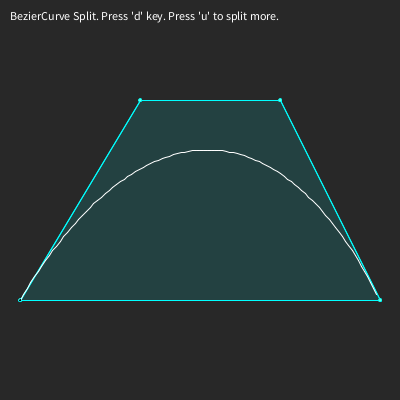
Frame 1 (no input)
Frame 60 (the mouse pressed at the canvas centre just before this capture): identical to frame 1, image omitted
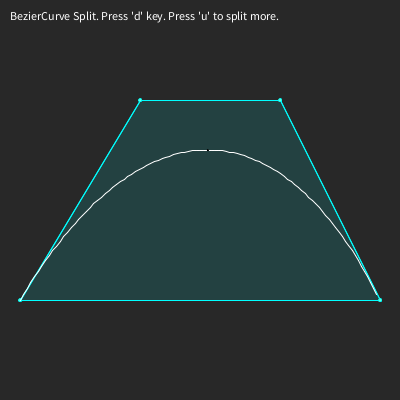
Frame 120 (the mouse held since frame 60 and released just before this capture)

The Processing sketch that drew these frames (run headless with seeded random() and noise(); from frame 60 on, the mouse is pressed at the canvas centre):

// Processing sketch: SplitCurve
// ── SplitCurve.pde
// 2段階で分割できるようにしました

class BezierCurve {

  PVector P0, P1, P2, P3;
  PVector[] R;
  int tn;

  BezierCurve() {
    P0 = new PVector(); P0.x =  20; P0.y = 300;
    P1 = new PVector(); P1.x = 140; P1.y = 100;
    P2 = new PVector(); P2.x = 280; P2.y = 100;
    P3 = new PVector(); P3.x = 380; P3.y = 300;

    tn = 100;
    R = new PVector[tn];
  }

  void draw(color c) {

    int   i, tt;
    float t = 0.0;
    float ts = 1.0 / tn;
    float B30t, B31t, B32t, B33t;

    stroke(0, 255, 255);
    fill(0, 255, 255, 30);
    quad(P0.x, P0.y, P1.x, P1.y, P2.x, P2.y, P3.x, P3.y);
    line(P0.x, P0.y, P1.x, P1.y);
    line(P1.x, P1.y, P2.x, P2.y);
    line(P2.x, P2.y, P3.x, P3.y);

    fill(123, 255, 205);
    ellipse(P0.x, P0.y, 3, 3);
    ellipse(P1.x, P1.y, 3, 3);
    ellipse(P2.x, P2.y, 3, 3);
    ellipse(P3.x, P3.y, 3, 3);

    //// text control points
    //fill(255, 255, 255);
    //text("P0", P0.x+15, P0.y   );
    //text("P1", P1.x,    P1.y-15);
    //text("P2", P2.x+10, P2.y-15);
    //text("P3", P3.x-30, P3.y   );

    noFill();
    stroke(c);


    for (tt = 0; tt < tn ; tt++) {
        B30t =     (1-t)*(1-t)*(1-t)        ;
        B31t = 3 * (1-t)*(1-t)       *t     ;
        B32t = 3 * (1-t)             *t*t   ;
        B33t =                        t*t*t ;
        R[tt] = new PVector();
        R[tt].x = B30t*P0.x + B31t*P1.x + B32t*P2.x + B33t*P3.x;
        R[tt].y = B30t*P0.y + B31t*P1.y + B32t*P2.y + B33t*P3.y;
      if (tt != 0) line(R[tt-1].x, R[tt-1].y, R[tt].x, R[tt].y);
      t += ts;
    }
  }

  void drawPointOnCurve(float t) {
    int   i, tt;
    float ts = 1.0 / tn;
    float B30t, B31t, B32t, B33t;
    B30t =     (1-t)*(1-t)*(1-t)        ;
    B31t = 3 * (1-t)*(1-t)       *t     ;
    B32t = 3 * (1-t)             *t*t   ;
    B33t =                        t*t*t ;
    stroke(0 , 0, 0);
    fill(255, 255, 255);
    ellipse(B30t*P0.x + B31t*P1.x + B32t*P2.x + B33t*P3.x,
            B30t*P0.y + B31t*P1.y + B32t*P2.y + B33t*P3.y, 1, 1);
  }

  void split (float tx, BezierCurve b1, BezierCurve b2) {
    // de Casteljau Algorithm
    PVector P00t = new PVector(); P00t.x = P0.x; P00t.y = P0.y;
    PVector P01t = new PVector(); P01t.x = P1.x; P01t.y = P1.y;
    PVector P02t = new PVector(); P02t.x = P2.x; P02t.y = P2.y;
    PVector P03t = new PVector(); P03t.x = P3.x; P03t.y = P3.y;

    PVector P10t = new PVector();
      P10t.x = (1-tx)*P00t.x + tx*P01t.x;
      P10t.y = (1-tx)*P00t.y + tx*P01t.y;
    PVector P11t = new PVector();
      P11t.x = (1-tx)*P01t.x + tx*P02t.x;
      P11t.y = (1-tx)*P01t.y + tx*P02t.y;
    PVector P12t = new PVector();
      P12t.x = (1-tx)*P02t.x + tx*P03t.x;
      P12t.y = (1-tx)*P02t.y + tx*P03t.y;

    PVector P20t = new PVector();
      P20t.x = (1-tx)*P10t.x + tx*P11t.x;
      P20t.y = (1-tx)*P10t.y + tx*P11t.y;
    PVector P21t = new PVector();
      P21t.x = (1-tx)*P11t.x + tx*P12t.x;
      P21t.y = (1-tx)*P11t.y + tx*P12t.y;

    PVector P30t = new PVector();
      P30t.x = (1-tx)*P20t.x + tx*P21t.x;
      P30t.y = (1-tx)*P20t.y + tx*P21t.y;

    // former bezier curve b1
    b1.P0.x = P00t.x; b1.P0.y = P00t.y;
    b1.P1.x = P10t.x; b1.P1.y = P10t.y;
    b1.P2.x = P20t.x; b1.P2.y = P20t.y;
    b1.P3.x = P30t.x; b1.P3.y = P30t.y;

    // latter bezier curve b2
    b2.P0.x = P30t.x; b2.P0.y = P30t.y;
    b2.P1.x = P21t.x; b2.P1.y = P21t.y;
    b2.P2.x = P12t.x; b2.P2.y = P12t.y;
    b2.P3.x = P03t.x; b2.P3.y = P03t.y;
  }
}

BezierCurve b0;
BezierCurve b1, b2, b3, b4, b5, b6;
PVector bp;
float t;

boolean split = false;
boolean split2 = false;

void setup() {
  size(400, 400);
  b0 = new BezierCurve();
  bp = new PVector();

  b1 = new BezierCurve();
  b2 = new BezierCurve();
  b3 = new BezierCurve();
  b4 = new BezierCurve();
  b5 = new BezierCurve();
  b6 = new BezierCurve();
}

void draw() {
  background(40);

  fill(255, 255, 255);
  text("BezierCurve Split. Press 'd' key. Press 'u' to split more.", 10, 20);
  t = map(mouseX, 0, width, 0, 1);

  b0.draw(color(255, 255, 255));
  b0.drawPointOnCurve(t);

  if(split) b1.draw(color(255, 255, 0));
  if(split) b2.draw(color(255,   0, 255));
  if(split2) b3.draw(color(255, 0, 0));
  if(split2) b4.draw(color(255, 125, 0));
  if(split2) b5.draw(color(0, 0, 255));
  if(split2) b6.draw(color(125, 0, 255));
}

void keyPressed() {
  if (key == 'd') {
    b0.split(t, b1, b2);
    split = true;
  }
  else if(key == 'u') {
    b1.split(t/2, b3, b4);
    b2.split(t+((1-t)/2), b5, b6);
    split = false;
    split2 = true;
  }

}

void keyReleased() {
  split = false;
  split2 = false;
}
